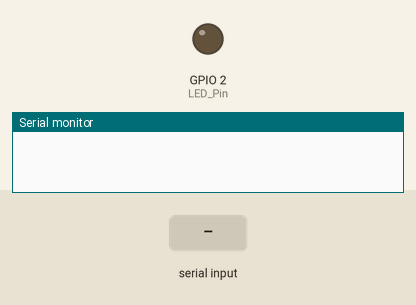
Bench run of a sketch on a simulated ESP32. Shown: output pins drawn as LEDs (lit = HIGH), the last lines printed to the serial monitor. The test bench sets the inputs (shaded band). Nothing arrives over Bluetooth unless stated.

Above: at 1.2 s.
1.3 s: "1\n" received over the second serial link
At 2.0 s:
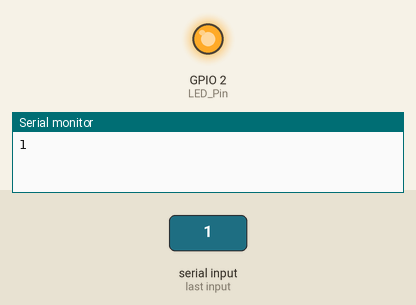
2.8 s: "0\n" received over the second serial link
At 3.2 s:
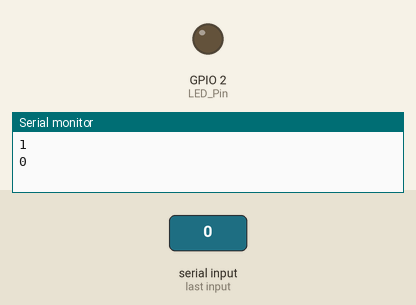
Timing chart, 0 to 5.8 s (numbered marks = the images above; inputs shaded):
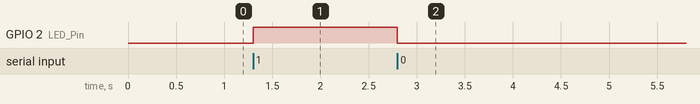

Measured:
- after the input at 1.3 s, GPIO 2 (LED_Pin): LOW → HIGH at once
- after the input at 2.8 s, GPIO 2 (LED_Pin): HIGH → LOW at once

The sketch:

LedBT.ino
```cpp
#include "BluetoothSerial.h"

#if !defined(CONFIG_BT_ENABLED) || !defined(CONFIG_BLUEDROID_ENABLED)
#error Bluetooth is not enabled! Please run `make menuconfig` to and enable it
#endif

#if !defined(CONFIG_BT_SPP_ENABLED)
#error Serial Bluetooth not available or not enabled. It is only available for the ESP32 chip.
#endif

BluetoothSerial SerialBT;

// Variable for storing incoming value
char Incoming_value = 0;

#define LED_Pin 2

void setup()
{
  // Sets the data rate in bits per second (baud)
  // for serial data transmission
  Serial.begin(115200);
  SerialBT.begin("Azhar"); //Bluetooth device name

  // Sets digital pin LED_Pin as output pin
  pinMode(LED_Pin, OUTPUT);

  // Initializes the pin LED_Pin to LOW (i.e., OFF)
  digitalWrite(LED_Pin, LOW);
}

void loop()
{
  if (SerialBT.available() > 0)
  {
    // Read the incoming data and store it in the variable
    Incoming_value = SerialBT.read();

    // Print value of Incoming_value in Serial monitor
    Serial.print(Incoming_value);
    Serial.print("\n");

    // Checking whether value of the variable
    // is equal to 0
    if (Incoming_value == '0')
      digitalWrite(LED_Pin, LOW); // If value is 0, turn OFF the device

    // Checking whether value of the variable
    // is equal to 1
    else if (Incoming_value == '1')
      digitalWrite(LED_Pin, HIGH); // If value is 1, turn ON the device
  }

  // Adding a delay before running the loop again
  delay(1);

}
```
